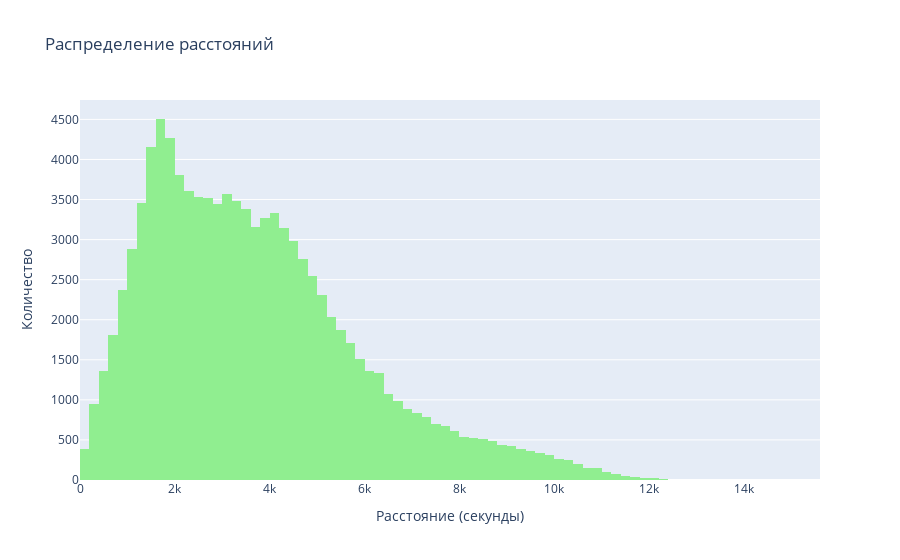
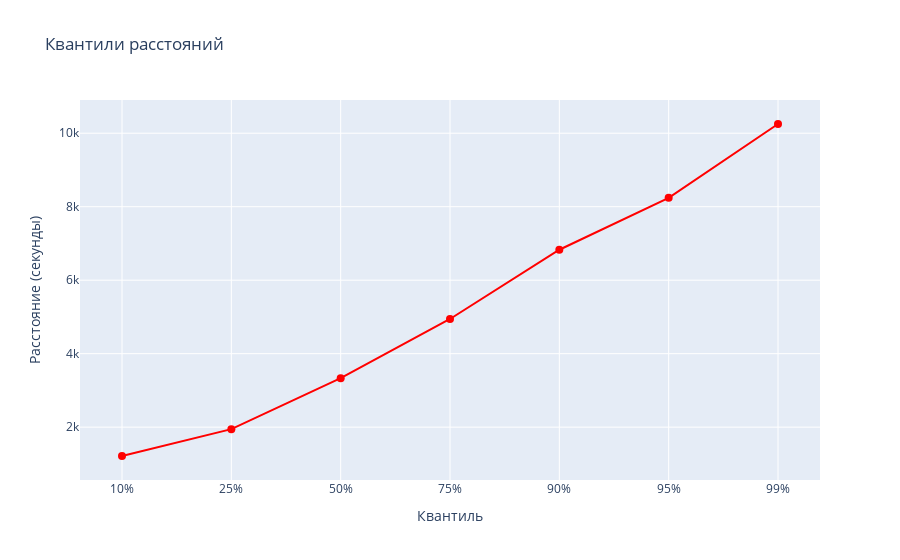
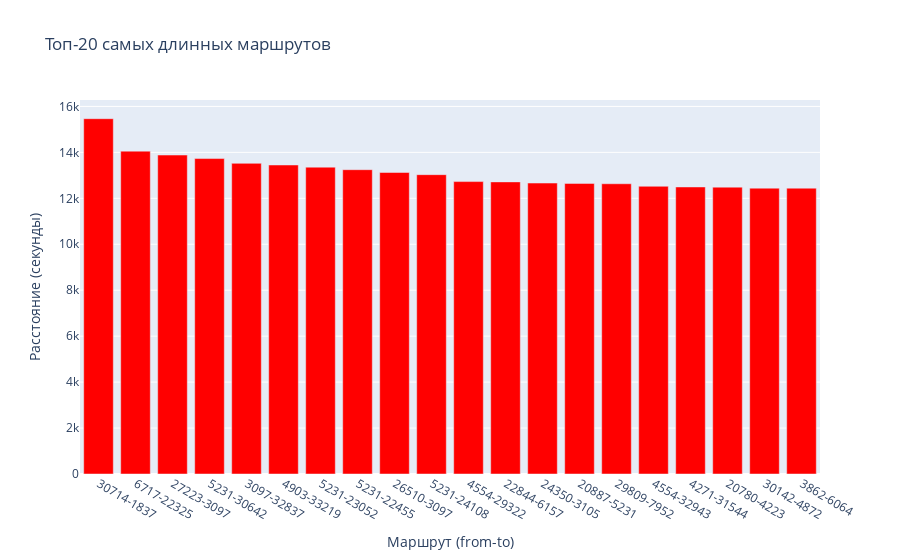

Source (notebook cell) for these figures, in order:
### Code cell
# Визуализация матрицы расстояний
# Конвертируем для plotly
distances_pd = distances_df.to_pandas()

# 1. Распределение расстояний
fig5 = go.Figure()
fig5.add_trace(go.Histogram(
    x=distances_pd['dist'], 
    nbinsx=100, 
    name='Распределение', 
    marker_color='lightgreen'
))
fig5.update_layout(title="Распределение расстояний", 
                  xaxis_title="Расстояние (секунды)", 
                  yaxis_title="Количество")
fig5.show()

# 2. Квантили
fig6 = go.Figure()
quantile_values = [distances_df['dist'].quantile(q) for q in [0.1, 0.25, 0.5, 0.75, 0.9, 0.95, 0.99]]
quantile_labels = ['10%', '25%', '50%', '75%', '90%', '95%', '99%']
fig6.add_trace(go.Scatter(
    x=quantile_labels, 
    y=quantile_values, 
    mode='lines+markers', 
    name='Квантили', 
    line=dict(color='red'),
    marker=dict(size=8)
))
fig6.update_layout(title="Квантили расстояний", 
                  xaxis_title="Квантиль", 
                  yaxis_title="Расстояние (секунды)")
fig6.show()

# 3. Расстояния до склада
warehouse_sample = distances_df.filter((pl.col('from') == 1) | (pl.col('to') == 1))
if len(warehouse_sample) > 0:
    fig7 = go.Figure()
    warehouse_pd = warehouse_sample.to_pandas()
    fig7.add_trace(go.Histogram(
        x=warehouse_pd['dist'], 
        nbinsx=50, 
        name='До склада', 
        marker_color='orange'
    ))
    fig7.update_layout(title="Расстояния до склада", 
                      xaxis_title="Расстояние (секунды)", 
                      yaxis_title="Количество")
    fig7.show()
else:
    print("⚠️ В выборке нет связей со складом (ID=1)")

# 4. Топ-20 самых длинных маршрутов
fig8 = go.Figure()
top_longest = distances_df.sort('dist', descending=True).head(20)
top_longest_pd = top_longest.to_pandas()
fig8.add_trace(go.Bar(
    x=[f"{row['from']}-{row['to']}" for _, row in top_longest_pd.iterrows()], 
    y=top_longest_pd['dist'], 
    name='Самые длинные', 
    marker_color='red'
))
fig8.update_layout(title="Топ-20 самых длинных маршрутов", 
                  xaxis_title="Маршрут (from-to)", 
                  yaxis_title="Расстояние (секунды)")
fig8.show()

### Figure 1 — Plotly figure (JSON) as saved in the notebook; plotly's stock layout.template omitted (floating-point values rounded to 4 significant figures; data arrays with more than 128 entries replaced by an {"elided": "..."} marker saying what was removed)
{"data": [{"marker": {"color": "lightgreen"}, "name": "Распределение", "nbinsx": 100, "type": "histogram", "x": {"elided": "100000 int values"}}], "layout": {"title": {"text": "Распределение расстояний"}, "xaxis": {"title": {"text": "Расстояние (секунды)"}}, "yaxis": {"title": {"text": "Количество"}}}}

### Figure 2 — Plotly figure (JSON) as saved in the notebook; plotly's stock layout.template omitted (floating-point values rounded to 4 significant figures)
{"data": [{"line": {"color": "red"}, "marker": {"size": 8}, "mode": "lines+markers", "name": "Квантили", "type": "scatter", "x": ["10%", "25%", "50%", "75%", "90%", "95%", "99%"], "y": [1215, 1946, 3334, 4944, 6829, 8241, 10251]}], "layout": {"title": {"text": "Квантили расстояний"}, "xaxis": {"title": {"text": "Квантиль"}}, "yaxis": {"title": {"text": "Расстояние (секунды)"}}}}

### Figure 3 — Plotly figure (JSON) as saved in the notebook; plotly's stock layout.template omitted (floating-point values rounded to 4 significant figures)
{"data": [{"marker": {"color": "red"}, "name": "Самые длинные", "type": "bar", "x": ["30714-1837", "6717-22325", "27223-3097", "5231-30642", "3097-32837", "4903-33219", "5231-23052", "5231-22455", "26510-3097", "5231-24108", "4554-29322", "22844-6157", "24350-3105", "20887-5231", "29809-7952", "4554-32943", "4271-31544", "20780-4223", "30142-4872", "3862-6064"], "y": [15465, 14053, 13883, 13730, 13522, 13450, 13356, 13245, 13124, 13029, 12728, 12715, 12664, 12649, 12633, 12524, 12494, 12486, 12442, 12441]}], "layout": {"title": {"text": "Топ-20 самых длинных маршрутов"}, "xaxis": {"title": {"text": "Маршрут (from-to)"}}, "yaxis": {"title": {"text": "Расстояние (секунды)"}}}}
